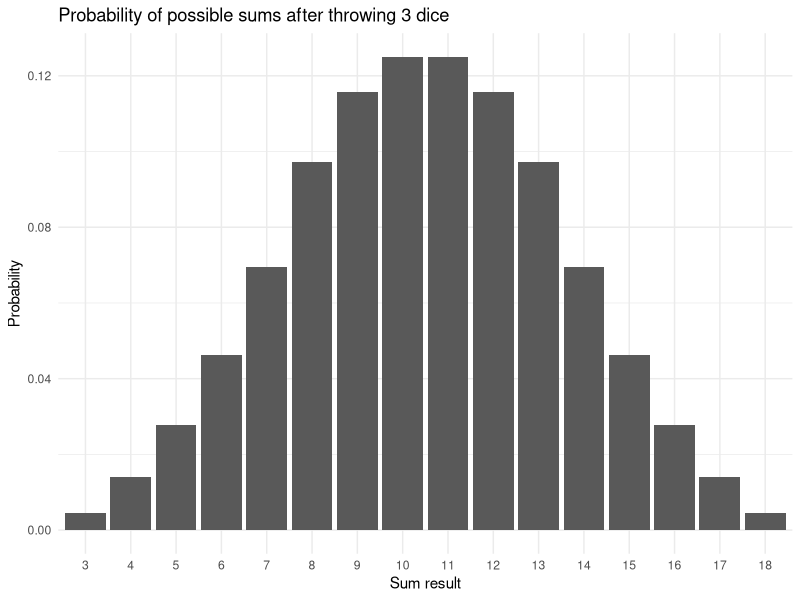
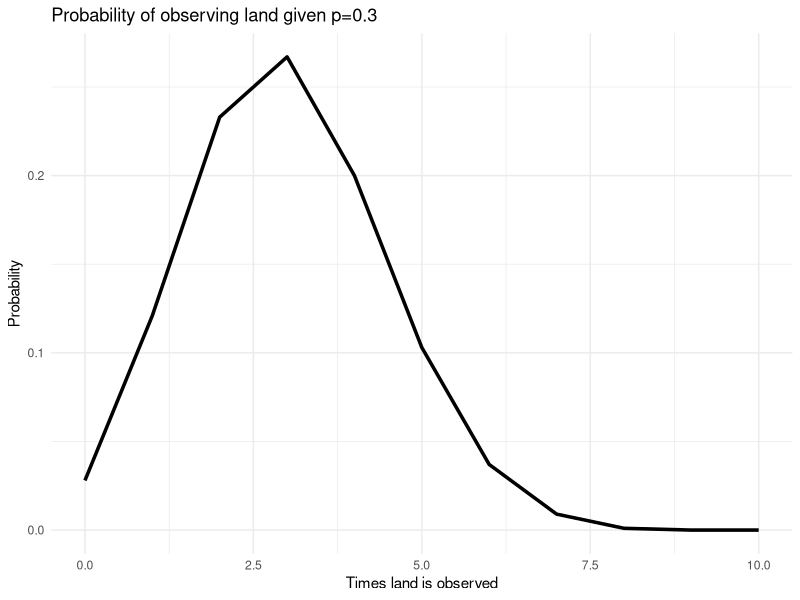
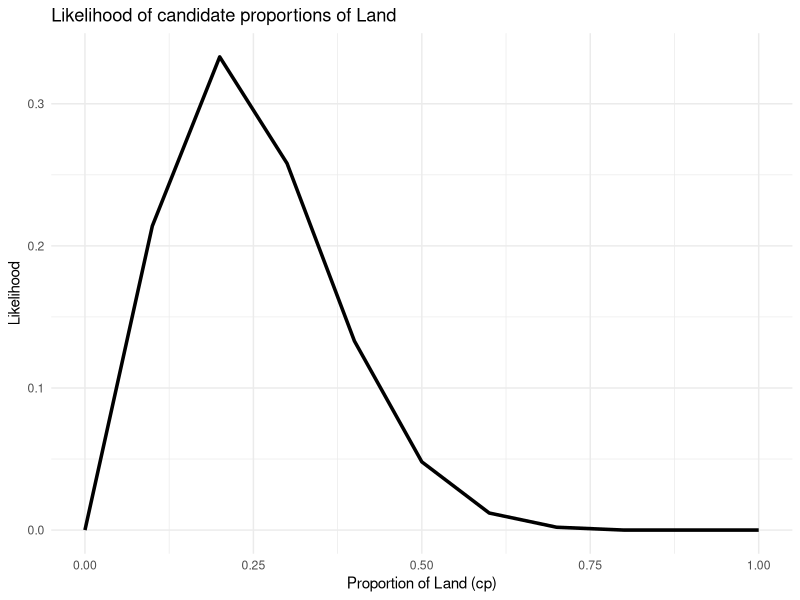

These charts were generated, in order, by the following R code:
## ---- chunk 1
#| include: false
individual <- 'I certify that this assignment represents my own work. I have not used any unauthorized or unacknowledged aids as stated in the preamble, including free or commercial systems or services offered on the internet or text generating systems embedded into software. I did not copy code from someone else nor did I share my code with someone else.' 

collab <- 'I certify that this assignment represents collaborative work by me and my collaborator listed below. I confirm that both contributed equally to this assignment and that we are equally responsible for the entirety of this report that we will receive the same grade on this report. I have not used any unauthorized or unacknowledged aids as stated in the preamble, including free or commercial systems or services offered on the internet or text generating systems embedded into software. I did not copy code nor did I share my code with someone other than my collaborator. I also found no indication for any such misconduct by collaborator.'
## ---- chunk 2
#| include: false
collaboration <- FALSE # FALSE: Individual work; TRUE: Collaboration
## ---- chunk 3
#| include: false
info <-sessionInfo()
time <- Sys.time()
## ---- chunk 4
#| message: false
#| warning: false
# load packages here
library(tidyverse)
library(ggplot2)
library(gtools)
## ---- chunk 5
perm <- as.data.frame(permutations(6,3, repeats.allowed = TRUE))
print(head(perm, 10))
print(tail(perm, 10))
print(nrow(perm))
## ---- chunk 6
data <- as.data.frame(table(rowSums(perm)))
colnames(data) <- c("sum", "prob")
data$prob <- data$prob/sum(data$prob)
print(data)

ggplot(data, aes(x=sum, y=prob)) + 
  geom_bar(stat = "identity") +
  labs(title = "Probability of possible sums after throwing 3 dice",
       x = "Sum result",
       y = "Probability") +
  theme_minimal()
## ---- chunk 7
perm$total <- rowSums(perm)
num_1 <- nrow(perm[(perm$total>=12) & (perm$V1==4 | perm$V2==4 | perm$V3==4),])/nrow(perm)
den_1 <- nrow(perm[(perm$V1==4 | perm$V2==4 | perm$V3==4),])/nrow(perm)
num_1/den_1
## ---- chunk 8
num_2 <- nrow(perm[(perm$total<=10) & (perm$V1==5 | perm$V2==5 | perm$V3==5),])/nrow(perm)
den_2 <- nrow(perm[(perm$V1==5 | perm$V2==5 | perm$V3==5),])/nrow(perm)
num_2/den_2
## ---- chunk 9
# i is the number of times that land is observed, 
# so 10-i is the number of times water is observed
df <- data.frame(land = 0:10, probs = rep(0,11))
for (i in 0:10){
  df[i+1, 2] <- dbinom(i, size = 10, prob = 0.3) 
}
df$probs <- round(df$probs, 3)
print(df)

ggplot(df, aes(x = land, y = probs)) +
  geom_line(linewidth = 1.2) +
  labs(title = "Probability of observing land given p=0.3",
       x = "Times land is observed",
       y = "Probability") +
  theme_minimal()

## ---- chunk 10
# Coded during class
counter_prob_1 <- function(data, cp){
  L <- sum(data == "L")
  W <- sum(data == "W")
  probs <- (cp)^L * ((1 - cp))^W
  probs <- probs/sum(probs)
  data.frame(cp, probs)
}

data <- c(rep("W", 8), "L","L")
cp_seq <- seq(0, 1, 0.1)
results <- counter_prob_1(data, cp = cp_seq)
results$probs <- round(results$probs, 3)
print(results)

# Code using the binomial distribution function
df_1 <- data.frame(cp = seq(0, 1, 0.1), probs = rep(0,11))
count <- 1
for (i in seq(0, 1, 0.1)){
  df_1[count,2] <- dbinom(2, size = 10, prob = i) 
  count <- count+1
}
df_1$probs <- df_1$probs / sum(df_1$probs)
df_1$probs <- round(df_1$probs, 3)
print(df_1)

# Plot with the results
ggplot(results, aes(x = cp, y = probs)) +
  geom_line(linewidth = 1.2) +
  labs(title = "Likelihood of candidate proportions of Land",
       x = "Proportion of Land (cp)",
       y = "Likelihood") +
  theme_minimal()
## ---- chunk 11
cp_seq <- seq(0, 1, 0.1)
land <- c(0:10)
df_2 <- data.frame(matrix(0, nrow=length(land), ncol=length(cp_seq)+1))
colnames(df_2) <- c("land", as.character(cp_seq))
df_2$land <- land

for (i in land){
  for (j in cp_seq){
    df_2[i+1,as.character(j)] <- dbinom(i, size = 10, prob = j) 
    df_2[i+1,as.character(j)] <- round(df_2[i+1,as.character(j)], 3)
  }
}

print(df_2)
